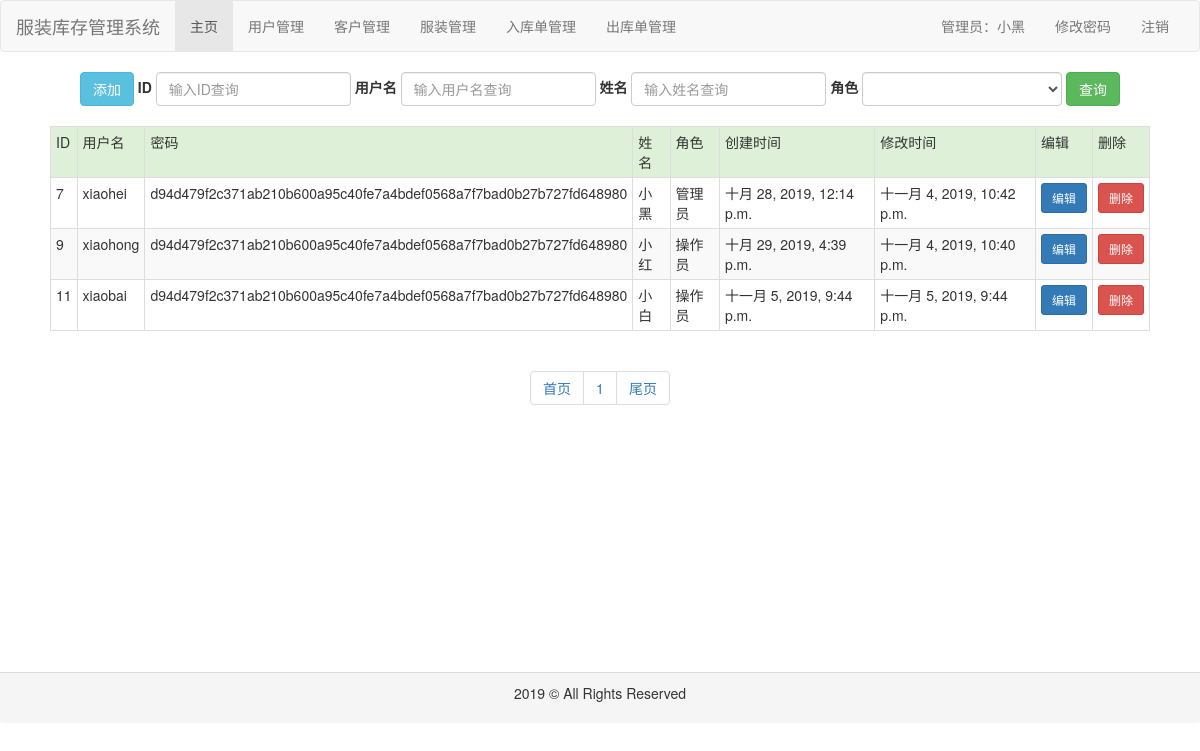
Before: /user/ (signed in) with the older database file.
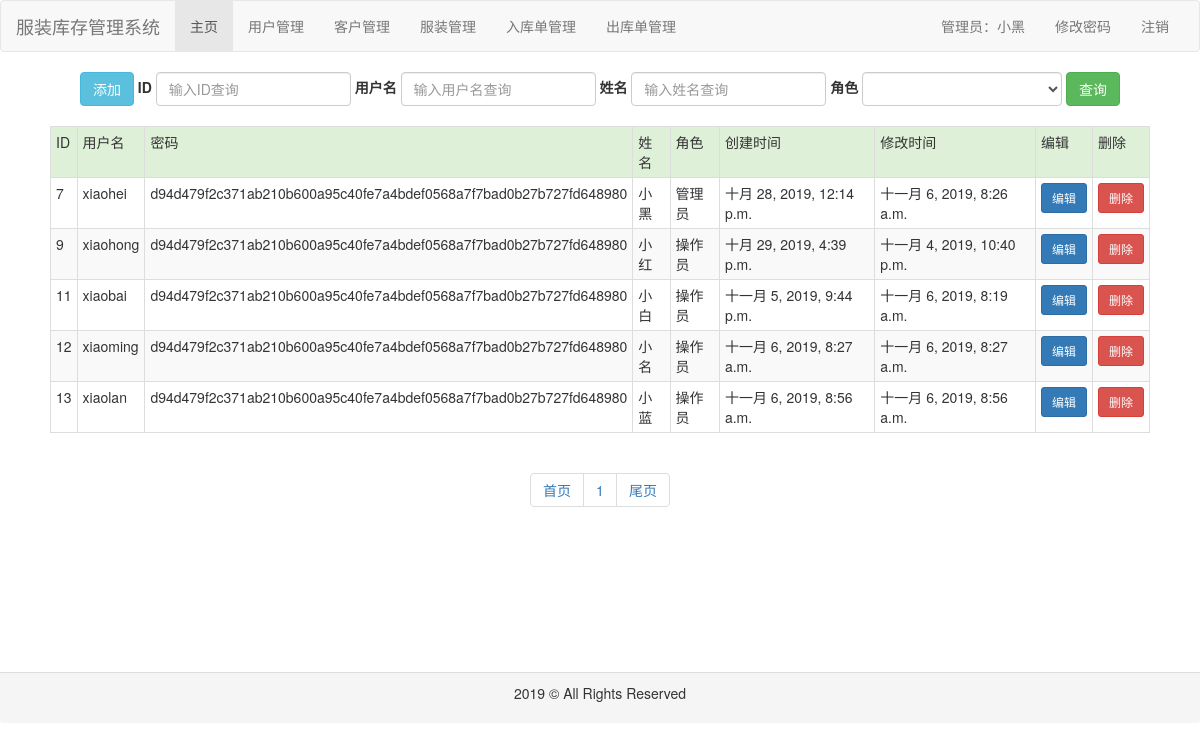
After: the same page with the newer database file.
### common/models.py (models this page shows, shortened)
class User(models.Model):
    role_choices = (
        ('操作员', '操作员'),
        ('管理员', '管理员')
    )
    username = models.CharField(max_length=32, unique=True, verbose_name='用户名')
    password = models.CharField(max_length=100, verbose_name='密码')
    name = models.CharField(max_length=32, verbose_name='姓名')
    role = models.CharField(max_length=32, choices=role_choices, default='操作员', verbose_name='角色')
    create_time = models.DateTimeField(auto_now_add=True, verbose_name='创建时间')
    modify_time = models.DateTimeField(auto_now=True, verbose_name='修改时间')
    class Meta:
        ordering = ['create_time']
        verbose_name = '用户'
        verbose_name_plural = verbose_name

### user/views.py (the view)
# urls.py: path('', views.list, name='index'),
def list(request):
    qs = User.objects.values()
    paginator = Paginator(qs, 10)
    page = request.GET.get('page', '1')
    result = paginator.page(page)
    context = {
        'result': result,
    }
    return render(request, 'user/index.html', context)

### user/templates/user/index.html (shortened to what this page needs)
{% extends 'base1.html' %}
{% block content %}
    <div id="content" style="height: 600px">
        <div id="search" class="text-center">
            <form class="form-inline" action="{% url 'user:search' %} " method="post">
                <div class="form-group ">
                    <a class="btn btn-info" href="{% url 'user:add' %}">添加</a>
                </div>
                <div class="form-group">
                    <label for="id">ID</label>
                    <input type="text" class="form-control" id="id" name="id" placeholder="输入ID查询">
                </div>
                <div class="form-group">
                    <label for="username">用户名</label>
                    <input type="text" class="form-control" id="username" name="username" placeholder="输入用户名查询">
                </div>
                <div class="form-group">
                    <label for="name">姓名</label>
                    <input type="text" class="form-control" id="name" name="name" placeholder="输入姓名查询">
                </div>
                <div class="form-group">
                    <label for="role">角色</label>
                    <select id="role" name="role" class="form-control" style="width: 200px">
                        <option style='display: none'></option>
                        <option>管理员</option>
                    </select>
                </div>
                <button type="submit" class="btn btn-success">查询</button>
            </form>
        </div>
        <br>
        <div id="table" align="center">
            {% if result %}
                <table class="table table-striped table-bordered table-hover  table-condensed" style="width: 1100px">
                <tr class="success">
                    <td>ID</td>
                    <td>用户名</td>
                    <td>密码</td>
                    <td>姓名</td>
                    <td>角色</td>
                    <td>创建时间</td>
                    <td>修改时间</td>
                    <td>编辑</td>
                    <td>删除</td>
                </tr>
                {% for foo in result %}
                    <tr>
                        <td>{{ foo.id }}</td>
                        <td>{{ foo.username }}</td>
                        <td>{{ foo.password }}</td>
                        <td>{{ foo.name }}</td>
                        <td>{{ foo.role }}</td>
                        <td>{{ foo.create_time }}</td>
                        <td>{{ foo.modify_time }}</td>
                        <td><a class="btn btn-primary btn-sm" href="{% url 'user:update' foo.id %}">编辑</a></td>
                        <td><a class="btn btn-danger btn-sm" href="{% url 'user:delete' foo.id %}">删除</a></td>
                    </tr>
                {% endfor %}
            {% else %}
                <p>没有任何用户</p>
            {% endif %}
            </table>
        </div>
        <div class="text-center">
            <ul class="pagination">
                <li><a href="/user/?page=1" rel="external nofollow">首页</a></li>
                {% for num in result.paginator.page_range %}
                    <li><a href="/user/?page={{ num }}" rel="external nofollow">{{ num }}</a></li>
                {% endfor %}
                <li><a href="/user/?page={{ result.paginator.num_pages }}" rel="external nofollow">尾页</a></li>
            </ul>
        </div>
    </div>
{% endblock %}

### templates/base1.html (shortened to what this page needs)
{% load staticfiles %}
<!DOCTYPE html>
<html lang="zh-CN">
<head>
    <link href="{% static 'bootstrap-3.3.7-dist/css/bootstrap.min.css' %}" rel="stylesheet">
</head>
<body>
<nav class="navbar navbar-default">
    <div class="container-fluid">
        <div class="navbar-header">
            <a class="navbar-brand" href="#">服装库存管理系统</a>
        </div>
        <div class="collapse navbar-collapse" id="my-nav">
            <ul class="nav navbar-nav faq-tabbable">
                <li class="active"><a href="{% url 'index' %}">主页</a></li>
                <li><a href="{% url 'user:index' %}">用户管理</a></li>
                <li><a href="{% url 'customer:index' %}">客户管理</a></li>
                <li><a href="{% url 'clothes:index' %}">服装管理</a></li>
                <li><a href="{% url 'inorder:index' %}">入库单管理</a></li>
                <li><a href="{% url 'outorder:index' %}">出库单管理</a></li>
            </ul>
            <ul class="nav navbar-nav navbar-right">
                {% if request.session.is_login %}
                    <li><a href="#">{{ request.session.user_role }}：{{ request.session.user_name }}</a></li>
                    <li><a href="{% url 'changepwd' %}">修改密码</a></li>
                    <li><a href="{% url 'logout' %}">注销</a></li>
                {% else %}
                    <li><a href="{% url 'login' %}">登录</a></li>
                    <li><a href="{% url 'register' %}">注册</a></li>
                {% endif %}
            </ul>
        </div>
    </div>
</nav>
{% if request.session.is_login %}
    {% if request.session.user_role == '管理员' %}
        {% block content %}{% endblock %}
    {% else %}
        <div class="container text-center" style="height: 600px">
            <h1>你不是管理员，不能访问本页面的内容！</h1>
        </div>
    {% endif %}
{% else %}
    <div class="container text-center" style="height: 600px">
        <h1>你尚未登录，只能访问公开内容！</h1>
    </div>
{% endif %}
<footer class="panel-footer">
    <p class="text-center">2019 © All Rights Reserved</p>
</footer>
</body>
</html>

Changed rows visible on the page:
changed User "xiaohei": modify_time "十一月 4, 2019, 10:42 p.m." → "十一月 6, 2019, 8:26 a.m."
changed User "xiaobai": modify_time "十一月 5, 2019, 9:44 p.m." → "十一月 6, 2019, 8:19 a.m."
added User: id "12", username "xiaoming", password "d94d479f2c371ab210b600a95c40fe7a4bdef0568a7f7bad0b27b727fd648980", name "小名", role "操作员", create_time "十一月 6, 2019, 8:27 a.m.", modify_time "十一月 6, 2019, 8:27 a.m."
added User: id "13", username "xiaolan", password "d94d479f2c371ab210b600a95c40fe7a4bdef0568a7f7bad0b27b727fd648980", name "小蓝", role "操作员", create_time "十一月 6, 2019, 8:56 a.m.", modify_time "十一月 6, 2019, 8:56 a.m."
